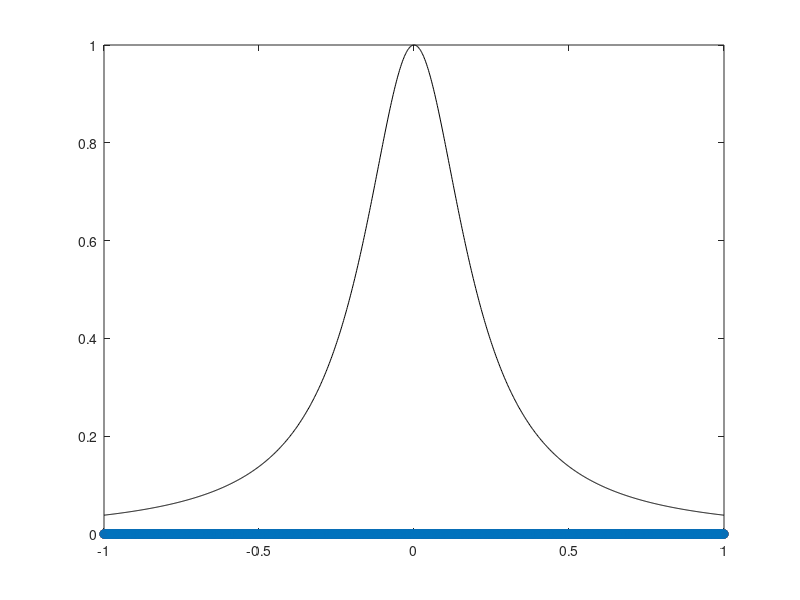
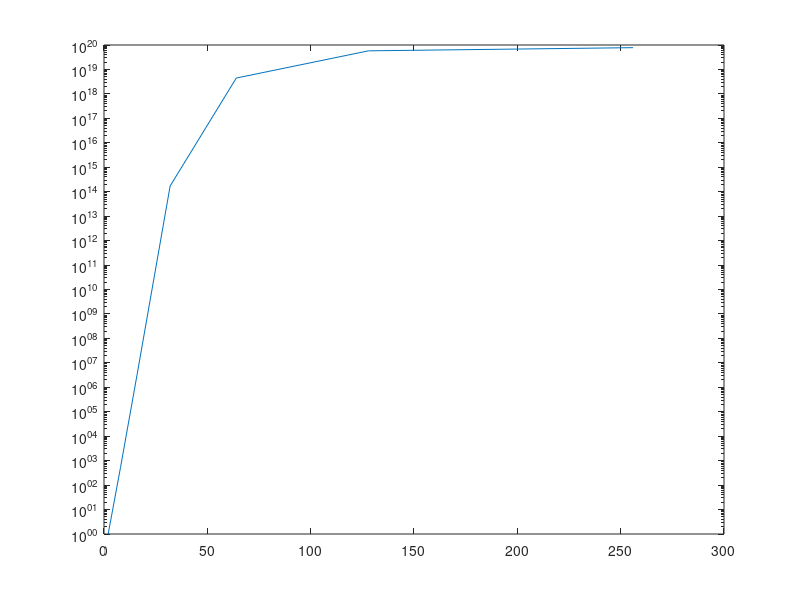

The MATLAB script that drew these images, in order:
clear; 
clc;

%% Define the unknown function to interpolate
%f = @(x) exp(x).*sin(x);
 f = @(x) 1./(1+25*x.^2);

%% Setup different numbers of interpolation nodes/data sites.
Nd = [2,4,8,16,32,64,128,256];

%% Setup the points at which we want to evaluate the interpolant
xe = linspace(-1,1,1000)'; %generate evenly-spaced points
ye = f(xe); %evaluate function

%% Preallocate space for numerical solution
ye_num = zeros(length(ye),length(Nd));

%% Start plotting stuff
figure
plot(xe,ye,'black');
pause %waits for input

c = zeros(length(Nd),1);
%% Loop goes over different numbers of interpolation nodes
for it=1:length(Nd)
    x = linspace(-1,1,Nd(it))'; %generate evenly-spaced points in [-1,1].
    %y = f(x);
    
    %% Form Vandermonde matrix "intelligently"
    V = zeros(length(x),length(x));
    for vit = 1:Nd(it)
        V(:,vit) = x.^(vit-1);
    end
   
    y = cond(V);
    c(it) = y;
    
    %% Plot stuff
    hold on;
    plot(xe,ye_num(:,it),'o');
    drawnow
    pause
end

%% Now plot relative errors
figure
e2 = zeros(length(Nd),1);
for it=1:length(Nd)
    e2(it,1) = norm(ye_num(:,it)-ye)./norm(ye);
end
semilogy(Nd, c);
    